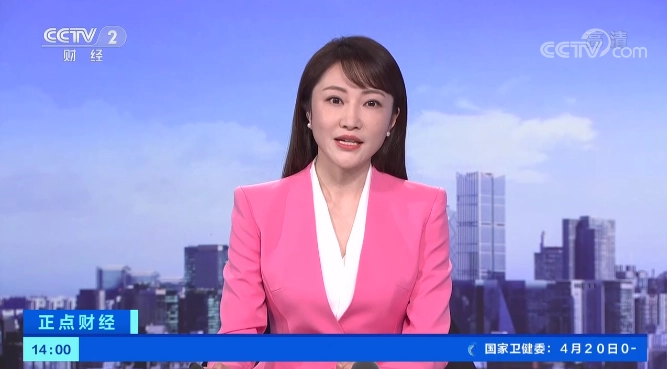
#> input picture OpenCV/zcr.webp, 667 x 369 px
$ python '人脸识别.py'
#> lines starting #> are read from the running program, lines starting #| are printed output that depends on the picture; after the words box and inside, x2 and y2 are one past the last pixel; in counts of white or black regions, pixels touching at a corner belong together
import numpy as np
import cv2
if __name__ == '__main__':
    img = cv2.imread('zcr.webp')
#> img is the input picture: shape (369, 667, 3); mean B, G, R 211, 145.4, 149.7
    # 使用灰色的图像效果更好，因为两者大小一样，故可以
    gray = cv2.cvtColor(img, code=cv2.COLOR_BGR2GRAY)
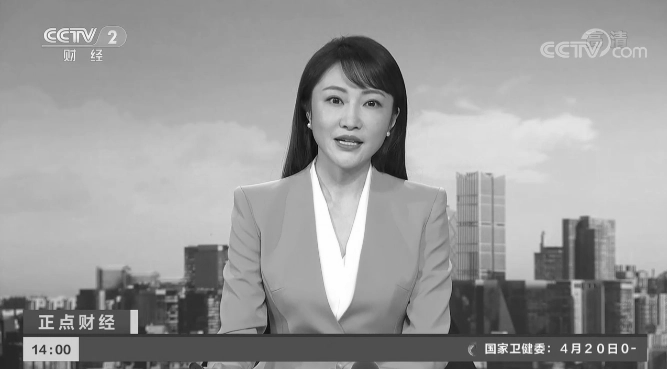
#> gray: shape (369, 667); min 8, max 255, mean 154.2
    # 级联分类器CasscadeClassifier
    face_detector = cv2.CascadeClassifier('haarcascade_frontalface_alt2.xml')
    faces = face_detector.detectMultiScale(gray,
                                           scaleFactor=1.05, # 缩放，默认1.1
                                           minNeighbors=3) # 返回坐标
#> faces = [[305, 67, 92, 92]]
    # 同时可以指定最小尺寸minsize
    print(faces)
#| [[305  67  92  92]]
    #  w宽度，h高度
    for x,y,w,h in faces:
        cv2.rectangle(img,
                      pt1=(x, y), pt2=(x+w, y+h),
                      color=[0, 0, 255],
                      thickness=2)
#> this loop made 1 pass
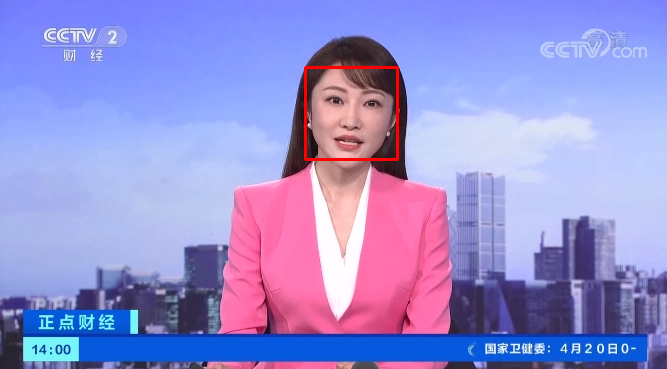
#> img: shape (369, 667, 3); 0.45% of pixels changed, all inside (x1, y1, x2, y2) = (304, 66, 399, 161)
    cv2.imshow('zcr', img)
    cv2.waitKey(0)
    cv2.destroyAllWindows()
